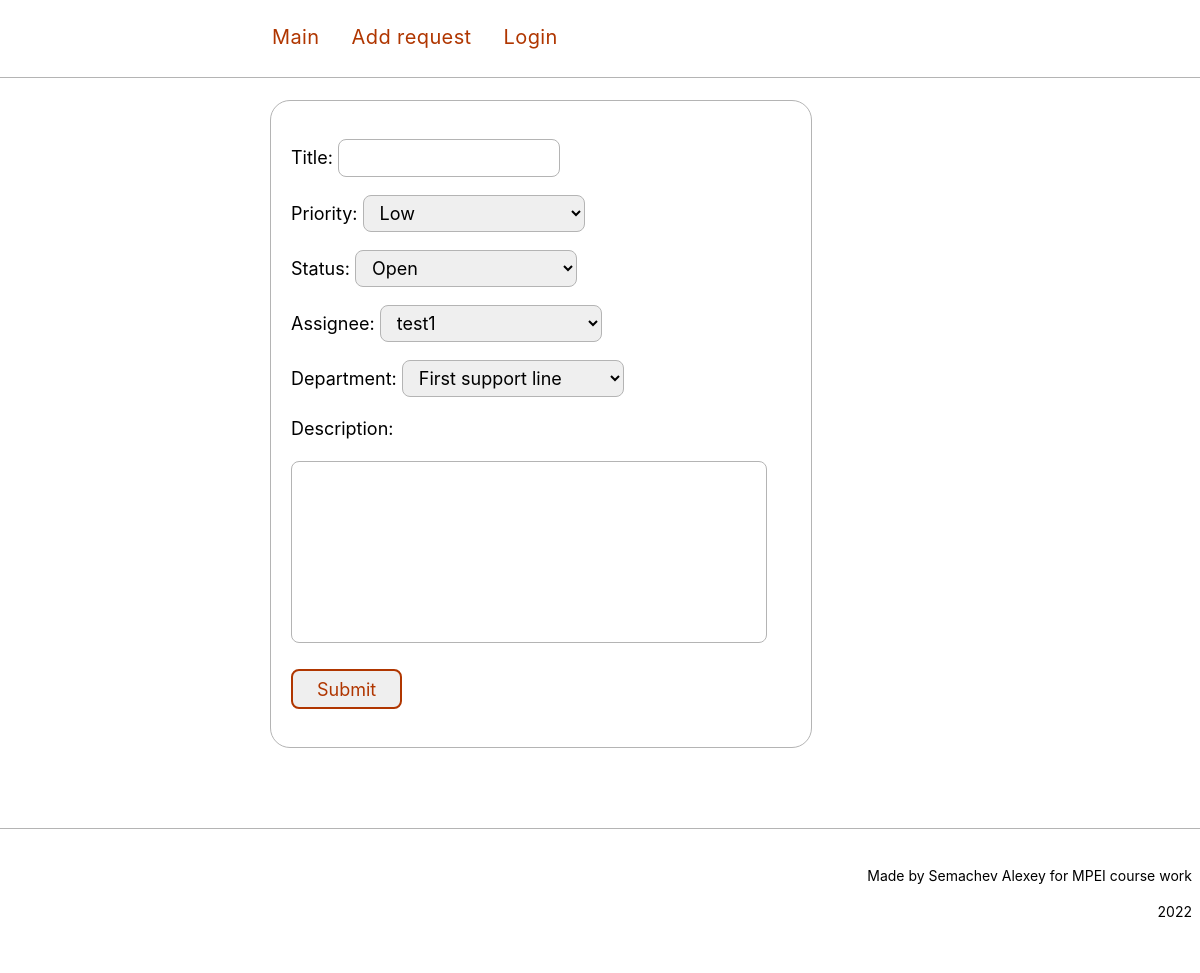
The page /add_request (signed in) on the database its author committed.
### tables this page shows
CREATE TABLE mainmenu (
	id integer PRIMARY KEY AUTOINCREMENT,
	title text NOT NULL,
	url text NOT NULL
);

### main.py (the view, shortened to what this page needs)
@app.route("/add_request", methods=["POST", "GET"])
@login_required
def addRequest():
    priorities = dbase.getAllPriorities()
    statuses = dbase.getAllStatuses()
    users = dbase.getAllUsers()
    departments = dbase.getAllDepartments()
    URL = ""
    return render_template('add_request.html', menu=dbase.getMenu(), title="Request adding", priorities=priorities, statuses=statuses, users=users, departments=departments)

### FDataBase.py (called while the page is built)
    def getMenu(self):
        sql = '''SELECT * FROM mainmenu'''
        try:
            self.__cur.execute(sql)
            res = self.__cur.fetchall()
            if res: return res
        except:
            print("Error reading from DB")
        return []

    def getAllPriorities(self):
        try:
            self.__cur.execute("SELECT * FROM priorities")
            res = self.__cur.fetchall()
            if res: return res
        except sqlite3.Error as e:
            print("Error while getting priority from DB" + str(e))
        return False

    def getAllStatuses(self):
        try:
            self.__cur.execute("SELECT * FROM statuses")
            res = self.__cur.fetchall()
            if res: return res
        except sqlite3.Error as e:
            print("Error while getting status from DB" + str(e))
        return False

    def getAllDepartments(self):
        try:
            self.__cur.execute("SELECT * FROM departments")
            res = self.__cur.fetchall()
            if res: return res
        except sqlite3.Error as e:
            print("Error while getting departments from DB" + str(e))
        return False

    def getAllUsers(self):
        try:
            self.__cur.execute("SELECT * FROM users")
            res = self.__cur.fetchall()
            if res: return res
        except sqlite3.Error as e:
            print("Error while getting status from DB" + str(e))
        return False

    def getUser(self, user_id):
        try:
            self.__cur.execute(f"SELECT * FROM users WHERE id = {user_id} LIMIT 1")
            res = self.__cur.fetchone()
            if not res:
                print("Can't find this user in DB")
                return False
            return res
        except sqlite3.Error as e:
            print("Error while getting data from DB" + str(e))
        return False

### UserLogin.py (called while the page is built)
    def fromDB(self, user_id, db):
        self.__user = db.getUser(user_id)
        return self

### main.py (called while the page is built)
@login_manager.user_loader
def load_user(user_id):
    print("load_user")
    return UserLogin().fromDB(user_id, dbase)

def connect_db():
    conn = sqlite3.connect(app.config['DATABASE'])
    conn.row_factory = sqlite3.Row
    return conn

def get_db():
    if not hasattr(g, 'link_db'):
        g.link_db = connect_db()
    return g.link_db

@app.before_request
def before_request():
    global dbase
    db = get_db()
    dbase = FDataBase(db)

### templates/add_request.html (shortened to what this page needs)
{% extends 'base.html' %}
{% block content %}
{{ super() }}
<div class = "container">
<div class="block border">
<form action="{{url_for('addRequest')}}" method="post" class="form-contact">
<p><label class="label">Title: </label> <input type="text" name="name" value="" required />
<p><span class="label">Priority: </span>
	{%- block priority -%}
        <select name="priority_id" required>
			{% for p in priorities -%}
			<option value="{{p.id}}">{{p.name}}</option>
			{% endfor -%}
        </select>
    {% endblock priority -%}
<p><span class="label">Status: </span>
	{%- block status -%}
        <select name="status_id">
			{% for s in statuses -%}
			<option value="{{s.id}}">{{s.name}}</option>
			{% endfor -%}
        </select>
    {% endblock status -%}
<p><span class="label">Assignee: </span>
	{%- block assignee -%}
        <select name="assignee_id">
			{% for u in users -%}
			<option value="{{u.id}}">{{u.name}}</option>
			{% endfor -%}
        </select>
    {% endblock assignee -%}
<p><span class="label">Department: </span>
	{%- block department -%}
        <select name="department_id">
			{% for d in departments -%}
			<option value="{{d.id}}">{{d.name}}</option>
			{% endfor -%}
        </select>
    {% endblock department -%}
<p><label class="label">Description: </label>
<p><textarea name="text" rows=7 cols=40 maxlength=200></textarea>
<p><input type="submit" value="Submit" class="button"/>
</form>
</div>
</div>
{% include "footer.html" %}
{% endblock %}

### templates/base.html (shortened to what this page needs)
<!DOCTYPE HTML>
<html>
 <head>
  <link type="text/css" href="{{ url_for('static', filename='css/styles.css')}}" rel="stylesheet" />
  <link href="{{ url_for('static', filename='font/fonts.css')}}" rel="stylesheet">
 </head>
 <body>
	{% block content -%}
	<div class="header">
		<div class="container">
		{%- block mainmenu -%}
			<nav class="menu">
			{% for p in menu -%}
			<a class="menu__link" href="{{p.url}}">{{p.title}}</a>
			{% endfor -%}
			</nav>
		{% endblock mainmenu -%}
		</div>
	</div>
	{% endblock -%}
 </body>
</html>

### static/css/styles.css (style rules this page uses)
body { font-family: 'Inter'; font-size: 18px; line-height: 28px; padding: 20px 0 48px; overflow: auto; margin: 0px; }
a { text-decoration: none; color: #b03600; transition-property: color, background-color; transition-duration: .3s; transition-timing-function: ease-out; }
.container { width: 60%; margin: 0 auto; display: block; }
.block { margin: 30px; margin-top: 80px; padding: 20px; width: 500px; }
.border { border: 1px solid #b4b4b4; border-radius: 20px; margin-bottom: 20px; }
.header { position: fixed; top: 0; width: 100%; height: 77px; border-bottom: 1px solid #b4b4b4; font-size: 20px; letter-spacing: 0.02em; background-color: #ffffff; z-index: 1; }
.menu { display: flex; position: relative; left: 16px; padding-right:50px; }
.menu__link { box-sizing: border-box; height: 77px; padding: 23px 16px 0; }
.button { cursor: pointer; appearance: none; box-sizing: border-box; display: inline-block; height: 40px; border-width: 2px; border-style: solid; border-radius: 8px; padding: 7px 24px; line-height: normal; font-size: 18px; font-family: 'Inter'; font-weight: normal; transition-property: color, background-color, border-color; transition-duration: .3s; transition-timing-function: ease-out; color: #b03600; border-color: #b03600; }
input[type="text"], textarea, select { box-sizing: border-box; width: 222px; padding: 6px 12px; border: 1px solid #b4b4b4; border-radius: 8px; line-height: 24px; font-family: 'Inter'; font-size: 18px; }
textarea { width: 476px; min-height: 179px; resize: none; }
input[type="text"]::placeholder, textarea::placeholder { color: #b4b4b4; opacity: 1; }

### rows shown on the page
mainmenu: title "Main"
mainmenu: title "Add request"
mainmenu: title "Login"

### other values the page prints
form field priority_id "Low"
form field status_id "Open"
form field assignee_id "test1"
form field department_id "First support line"
